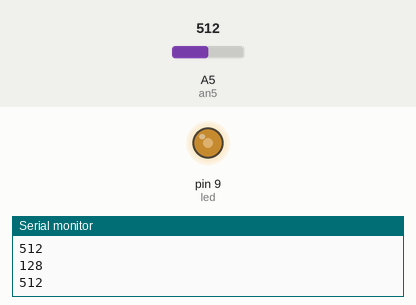
A sketch run on a simulated Arduino Uno, built with avr-gcc and run on an emulated ATmega328P. Parts: output pins drawn as LEDs (lit = HIGH), the last lines printed to the serial monitor. The test bench sets the inputs (shaded band); at power-on: A5 (an5) = 512.

Above: at 1.2 s.
1.3 s: A5 (an5) set to 716
At 2.5 s:
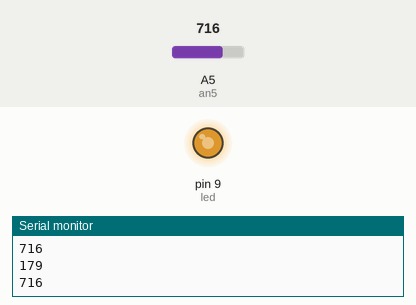
2.8 s: A5 (an5) set to 900
At 4.0 s:
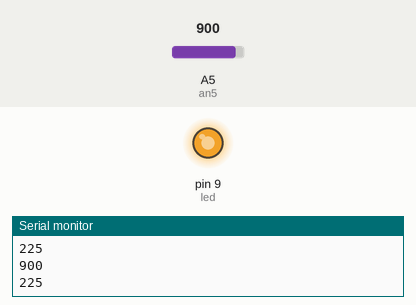
4.3 s: A5 (an5) set to 122
At 5.0 s:
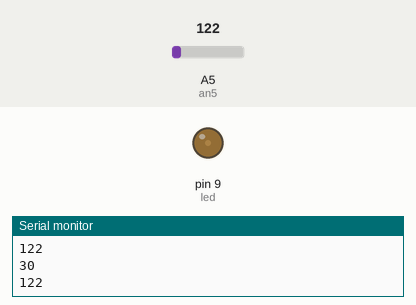
5.8 s: A5 (an5) set to 0
At 7.2 s:
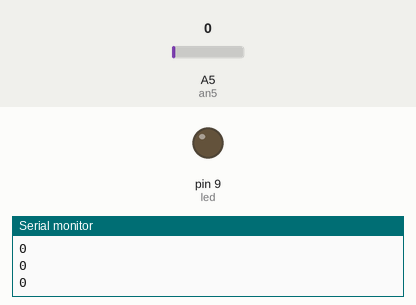
Timing chart, 0 to 8.3 s (numbered marks = the images above; inputs shaded):
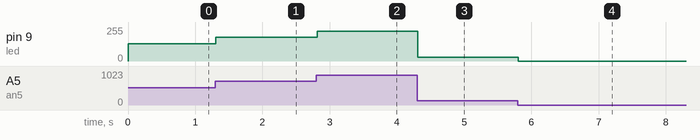

Measured:
- after the input at 1.3 s, pin 9 (led): 128/255 → 179/255 at once
- after the input at 2.8 s, pin 9 (led): 179/255 → 225/255 at once
- after the input at 4.3 s, pin 9 (led): 225/255 → 30/255 at once
- after the input at 5.8 s, pin 9 (led): 30/255 → 0/255 at once

The sketch:

4_exerciciofarolpotenciometro.ino
```cpp
#define an5 A5
#define led 9
void setup() {
  pinMode(an5, INPUT);
  Serial.begin(9600);
  pinMode(led, OUTPUT);
}


void loop() {
  Serial.println(analogRead(an5));
  int valor = analogRead(an5);
  int conversao = valor/4;
  Serial.println(conversao);
  analogWrite(led, conversao);
}
```
